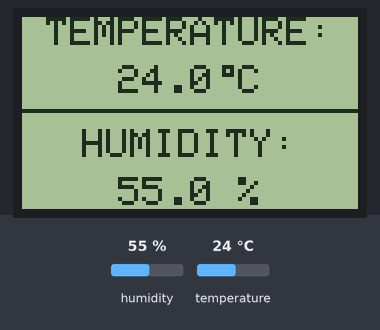
Bench run of a sketch on a simulated ESP32. Parts: 84×48 one-colour display. Inputs (shaded band) come from the test bench; at power-on: humidity 55 %, temperature 24 °C.

Above: at 2.8 s.
2.9 s: humidity set to 22 %
At 4.6 s:
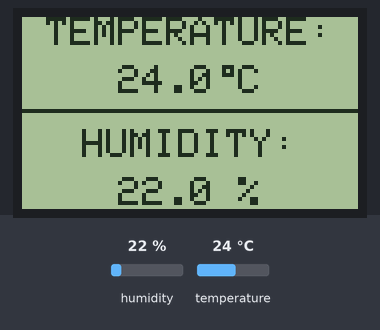
5.6 s: temperature set to 12 °C
At 7.2 s:
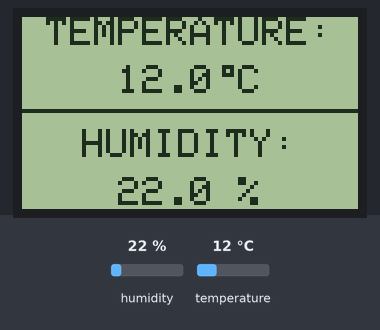
8.3 s: humidity set to 40 %
At 11.3 s:
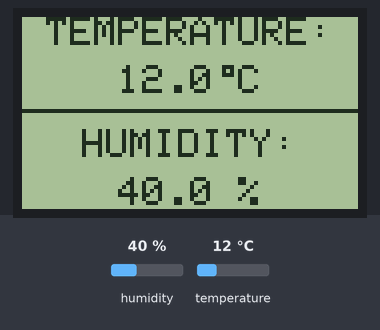
11.7 s: temperature set to 19 °C
At 12.7 s:
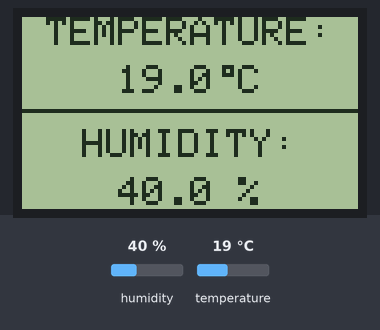
Timing chart, 0 to 14.7 s (numbered marks = the images above; inputs shaded):
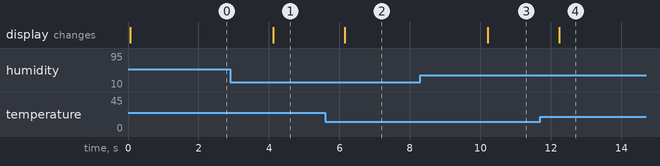

Measured:
- after the input at 2.9 s, the display: changes after 1.2 s (image 1)
- after the input at 5.6 s, the display: changes after 0.55 s (image 2)
- after the input at 8.3 s, the display: changes after 1.9 s (image 3)
- after the input at 11.7 s, the display: changes after 0.54 s (image 4)

The sketch:

DHT_Sensor_5110_Display.ino
```cpp
#include <SPI.h>
#include <Adafruit_GFX.h>
#include <Adafruit_PCD8544.h>
#include <DHT.h>

Adafruit_PCD8544 display = Adafruit_PCD8544(18, 23, 19, 2, 15);

#define DHTPIN  26
#define DHTTYPE DHT22
DHT dht22(DHTPIN, DHTTYPE);

void setup() {


  display.begin();
  dht22.begin();

  display.setContrast(50);
  display.clearDisplay();
  display.drawFastHLine(0, 23, display.width(), BLACK);

  display.setTextSize(1);
  display.setTextColor(BLACK, WHITE);
  display.setCursor(6, 0);
  display.print("TEMPERATURE:");
  display.setCursor(15, 28);
  display.print("HUMIDITY:");
  display.display();

}

void loop() {

  int Humi = dht22.readHumidity() * 10;
  int Temp = dht22.readTemperature() * 10;

  display.setCursor(18, 12);
  if(Temp < 0)
    display.printf("-%02u.%1u C", (abs(Temp)/10)%100, abs(Temp) % 10);
  else
    display.printf(" %02u.%1u C", (Temp/10)%100, Temp % 10);
  display.drawRect(50, 12, 3, 3, BLACK);
  display.setCursor(24, 40);
  display.printf("%02u.%1u %%", (Humi/10)%100, Humi % 10);

  display.display();

  delay(1000);
}
```
